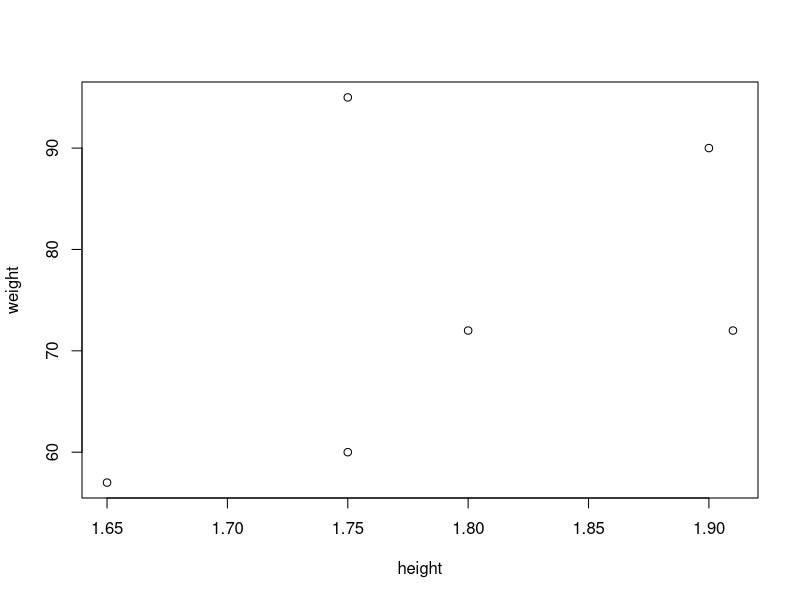
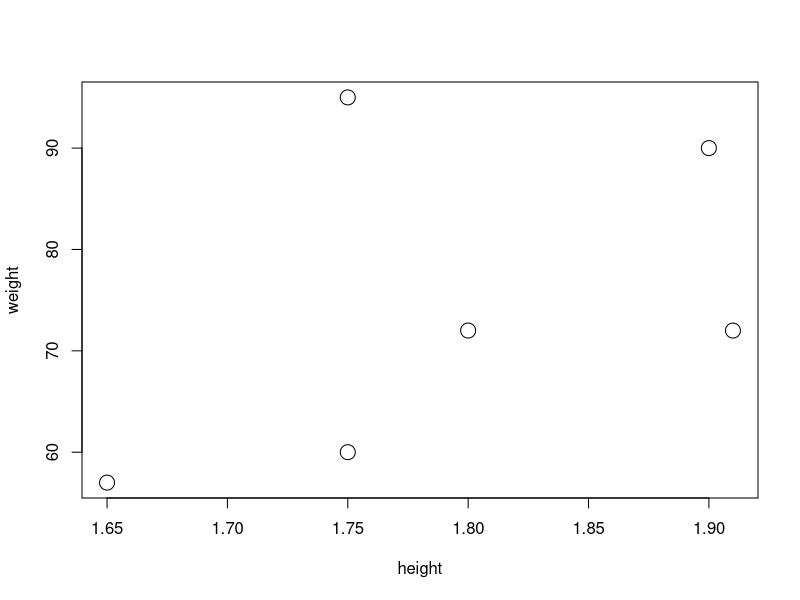
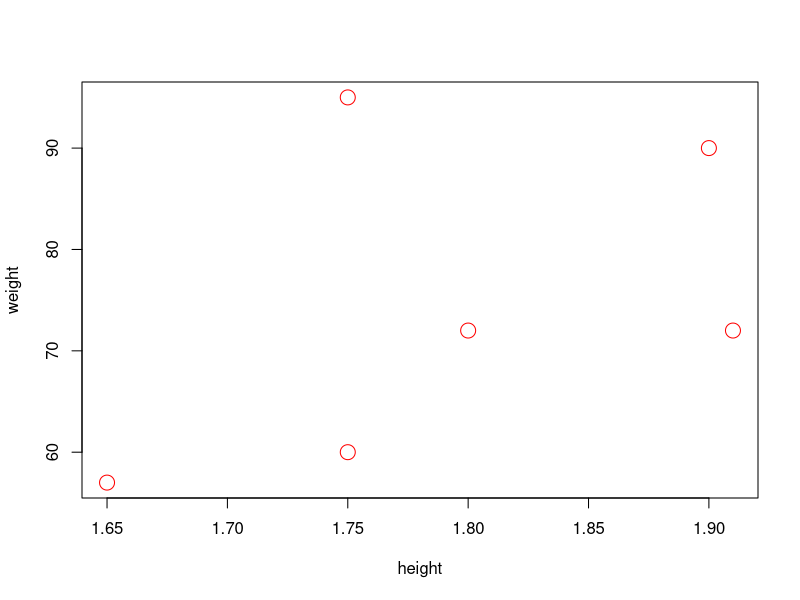
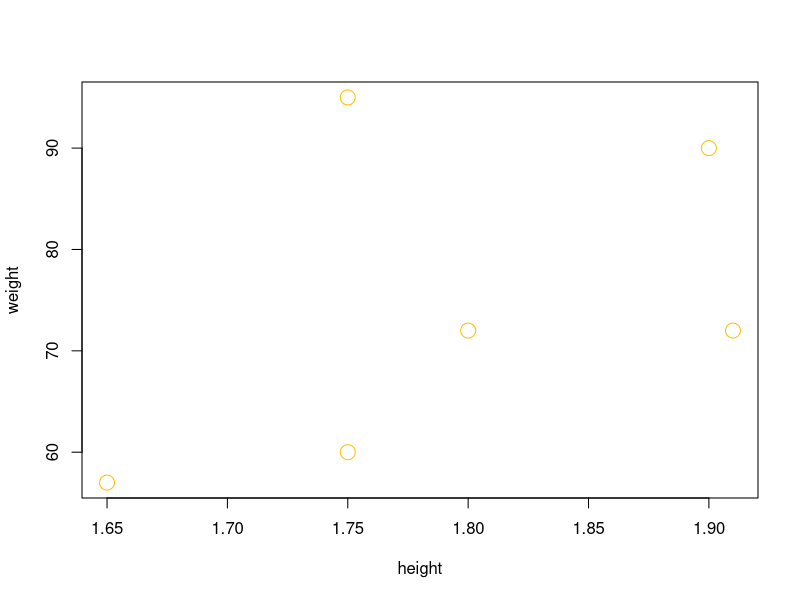
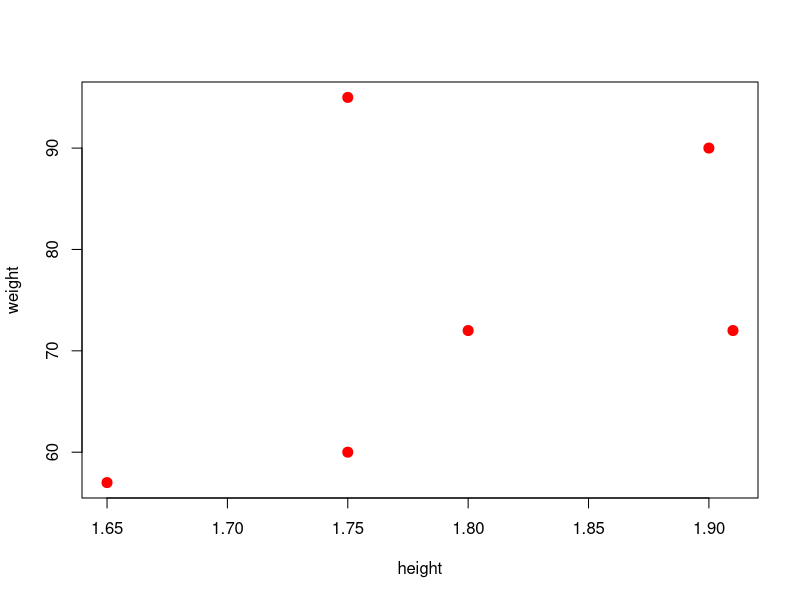
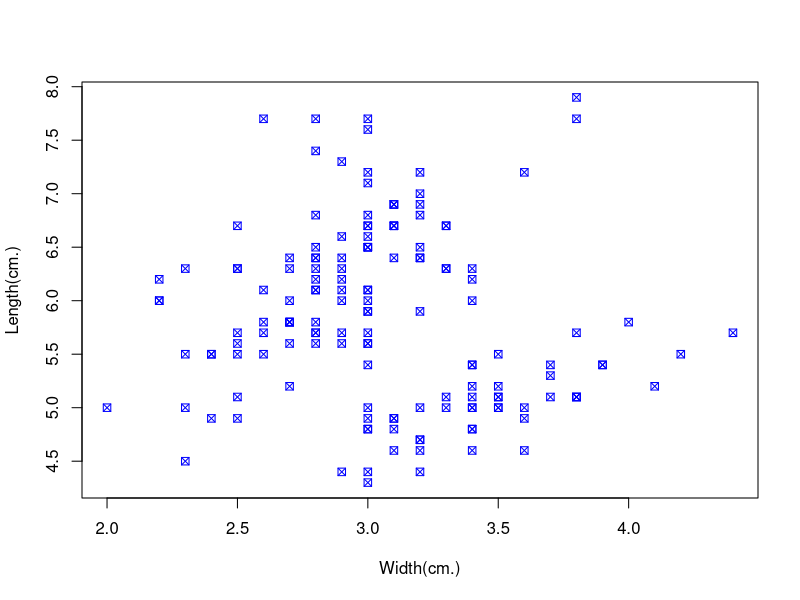
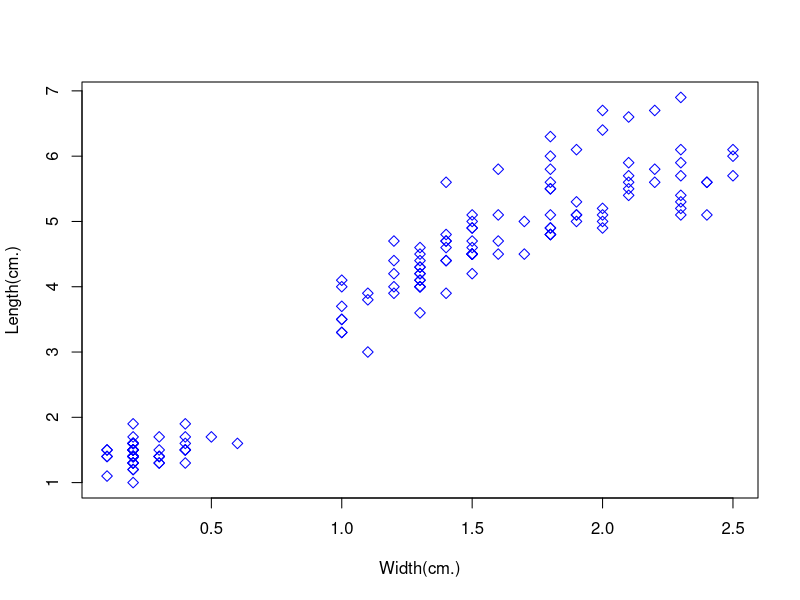
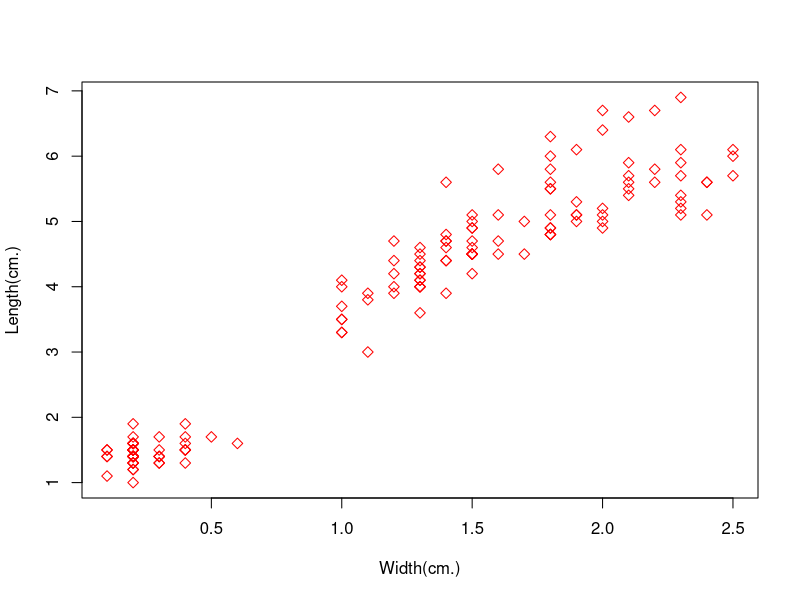

Write R code to recreate these figures, in order.
#-----------------------------------------------------------------------------------------
# chingchai humhong
# 12/07/2016 - 13/07/2016
# chingchai.h@gmail.com
# GISTNU @ Naresuan University
# MIT@License
# github : https://github.com/sanchangon
#-----------------------------------------------------------------------------------------
#Folow form อ.ดร.เอกพันธ์ ไกรจักร์
3+5
3*4^2
log(24)
x <- 10
x^2
x*x
my.height <- 171
My_STAT <- 4.00
my.id <- 57063039
weight <- c(60, 72, 57, 90, 95, 72)
weight * 2.2
height <- c(1.75, 1.80, 1.65, 1.90, 1.75, 1.91)
height
bmi <- weight/height^2
bmi
mean(weight)
sd(weight)
sum(weight)
mode(height)
score <- c(10,12,15,17,18)
sd(score)
plot(height, weight)
plot(height, weight, cex = 2)
plot(height, weight, cex = 2, col = "red")
plot(height, weight, cex = 2, col = "#FFBF00")
plot(height, weight, cex = 2, col = "red",pch = 20)
#-----------------------------------------------------------------------------------------
# set work directory my project
setwd("C:/Users/sanchangon/Documents/GitHub/R-Spatial-training")
getwd()
sample <- read.csv("iris.csv")
sample
head(sample)
tail(sample)
plot(Sepal.Length ~ Sepal.Width, data = sample,cex = 1,xlab = "Width(cm.)",ylab = "Length(cm.)",col = "blue",pch = 7)
plot(Petal.Length ~ Petal.Width, data = sample,cex = 1,xlab = "Width(cm.)",ylab = "Length(cm.)",col = "blue",pch = 5)
plot(Petal.Length ~ Petal.Width, data = sample,cex = 1,xlab = "Width(cm.)",ylab = "Length(cm.)",col = "red",pch = 5)


